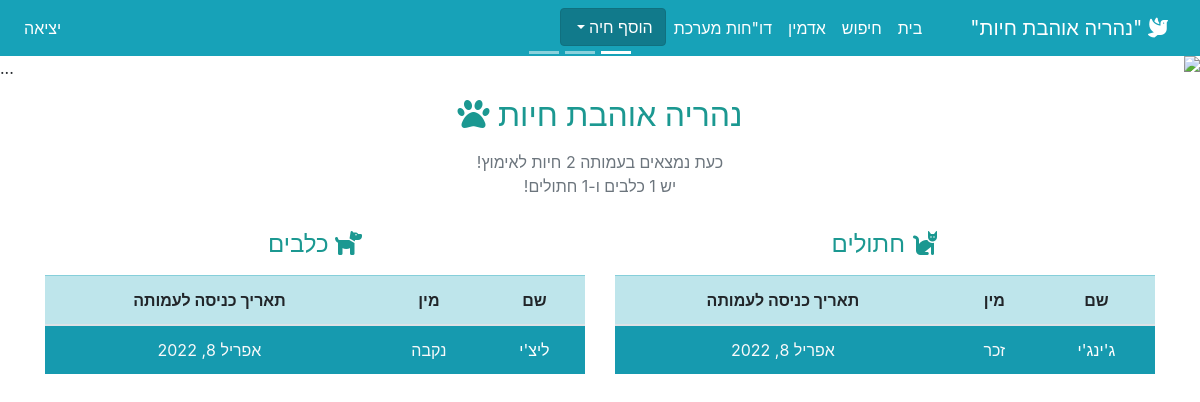
/, run on an earlier commit of the app's database.
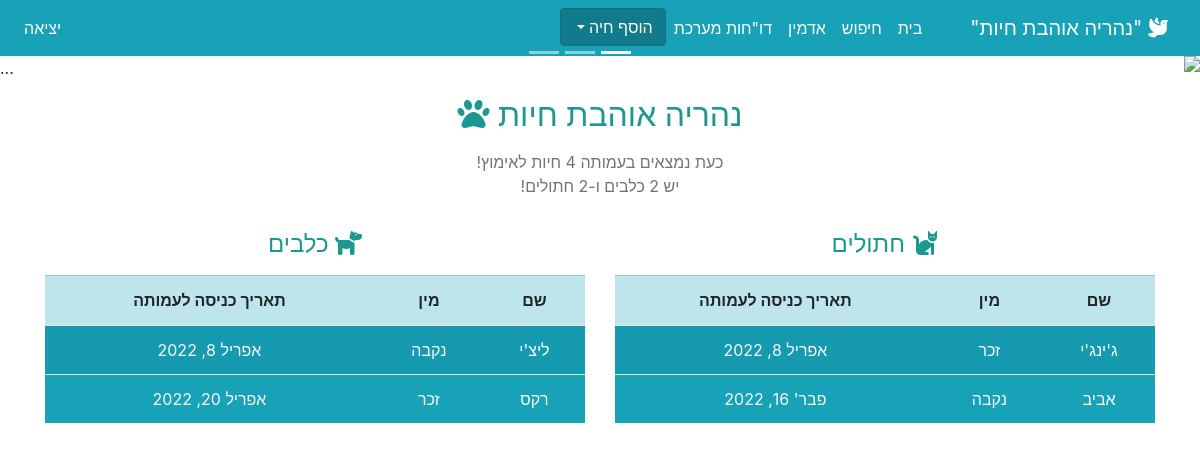
And on a later commit of the database.
### shelter/models.py (models this page shows, shortened)
class Cat(models.Model):
    id = models.AutoField(primary_key=True)
    name = models.CharField(max_length=255, verbose_name=_('שם'))
    birth_date = models.DateField(default=datetime.date.today, verbose_name=_('תאריך לידה'))
    gender = models.CharField(choices=GENDER_CHOICES, max_length=6, verbose_name=_('מין'))
    image = models.ImageField(upload_to='mediaCats/', default='media/generic_img.png', blank=True, verbose_name=_('הוסף תמונה'))
    description = models.TextField(max_length=360, verbose_name=_('תיאור החתול/ה'))
    location = models.CharField(choices=PLACES, max_length=20, verbose_name=_('מיקום'))
    acceptance_date = models.DateField(default=datetime.date.today, verbose_name=_('תאריך קבלה לעמותה'))
    story = models.TextField(max_length=255, blank=True, default=None, null=True, verbose_name=_('סיפור החתול/ה'))
    sterilization = models.DateField(default=None, verbose_name=_('סירוס/עיקור'))
    sterilization_approval = models.ImageField(upload_to='mediaCats/', blank=True, default=None, verbose_name=_('אישור סירוס/עיקור'))
    notebook = models.BooleanField(default=False, verbose_name=_('פנקס חיסונים'))
    vaccine_book_url = models.TextField(max_length=255, blank=True, default=None, null=True, verbose_name=_('קישור לפנקס חיסונים'))
    square_vaccine = models.BooleanField(default=False, verbose_name=_('חיסון מרובע'))
    ticks_fleas_treatment = models.DateField(default=None, verbose_name=_('טיפול קרציות ופרעושים'))
    next_treatment = models.DateField(default=None, verbose_name=_('תאריך הטיפול הבא'))
    next_treatment_comments = models.TextField(max_length=255, blank=True, default=None,null = True, verbose_name=_('הערות לטיפול הבא'))
    died = models.BooleanField(default=False, verbose_name=_('נפטר/ה'))
    death_reason = models.TextField(max_length=255, blank=True, default=None,null = True, verbose_name=_('סיבת פטירה'))
    death_date = models.DateField(blank=True, null = True, verbose_name=_('תאריך פטירה'))
    adopter_id = models.IntegerField(default=None,blank=True, null=True, verbose_name=_('ת.ז של המאמצ/ת'))

class Dog(models.Model):
    id = models.AutoField(primary_key=True)
    chip_number = models.IntegerField(blank=True, default=None, null=True, verbose_name=_('מספר שבב'))
    name = models.CharField(max_length=255, verbose_name=_('שם'))
    birth_date = models.DateField(default=datetime.date.today, verbose_name=_('תאריך לידה'))
    gender = models.CharField(choices=GENDER_CHOICES, max_length=6, verbose_name=_('מין'))
    image = models.ImageField(upload_to='mediaDogs/', default='media/generic_img.png', blank=True, verbose_name=_('הוסף תמונה'))
    size = models.CharField(choices=SIZE_CHOICES, max_length=255, verbose_name=_('גודל'))
    color = models.CharField(max_length=255, verbose_name=_('צבע'))
    description = models.TextField(max_length=255, blank=True, default=None, null = True, verbose_name=_('תיאור הכלב'))
    behaviour_description = models.TextField(max_length=255, blank=True, default=None, null=True,verbose_name=_('תיאור התנהגותי'))
    location = models.CharField(choices=PLACES, max_length=20, verbose_name=_('מיקום הכלב'))
    acceptance_date = models.DateField(default=datetime.date.today, verbose_name=_('תאריך קבלה לעמותה'))
    exit_date = models.DateField(default=datetime.date.today, verbose_name=_('תאריך יציאה מעמותה'))
    story = models.TextField(max_length=255, blank=True, default=None, null=True, verbose_name=_('סיפור הכלב'))
    clinic = models.TextField(max_length=255, blank=True, default=None, null=True, verbose_name=_('מרפאה וטרינרית'))
    sterilization = models.DateField(blank=True, null=True, verbose_name=_('סירוס/עיקור'))
    sterilization_approval = models.ImageField(upload_to='mediaDogs/', blank=True, default=None, verbose_name=_('אישור סירוס/עיקור'))
    notebook = models.BooleanField(default=False, verbose_name=_('יש פנקס חיסונים?'))
    vaccine_book_url = models.TextField(max_length=255, blank=True, default=None, null=True,verbose_name=_('קישור לפנקס חיסונים'))
    rabbies_vaccine = models.DateField(blank=True, null = True, verbose_name=_('חיסון כלבת'))
    next_treatment_rabies = models.DateField(blank=True, null=True, verbose_name=_('כלבת - תאריך הטיפול הבא'))
    rabies_vaccine_approval = models.ImageField(upload_to='mediaDogs/', null=False, default=None, verbose_name=_('אישור חיסון כלבת'))
    hexagonal_vaccine = models.DateField(blank=True, null = True, verbose_name=_('חיסון משושה'))
    next_treatment_hexagonal = models.DateField(blank=True, null = True, verbose_name=_('משושה - תאריך הטיפול הבא'))
    nonagonal_vaccine = models.DateField(blank=True, null = True, verbose_name=_('חיסון מתושע'))
    ocagonal_vaccine1 = models.DateField(blank=True, null = True, verbose_name=_('חיסון מתומן 1'))
    ocagonal_vaccine2 = models.DateField(blank=True, null = True, verbose_name=_('חיסון מתומן 2'))
    ocagonal_vaccine3 = models.DateField(blank=True, null = True, verbose_name=_('חיסון מתומן 3'))
    worming = models.DateField(blank=True, null = True, verbose_name=_('תילוע'))
    next_treatment_worming = models.DateField(blank=True, null=True, verbose_name=_('תילוע - תאריך הטיפול הבא'))
    simparica = models.DateField(blank=True, null = True, verbose_name=_('סימפריקה'))
    next_treatment_simparica = models.DateField(blank=True, null=True, verbose_name=_('סימפריקה - תאריך הטיפול הבא'))
    medical_comments = models.TextField(max_length=255, blank=True, default=None, null=True, verbose_name=_('הערות רפואיות'))
    next_treatment_comments = models.TextField(max_length=255, blank=True, default=None, null=True, verbose_name=_('הערות לטיפול הבא'))
    died = models.BooleanField(default=False, verbose_name=_('נפטר/ה'))
    death_date = models.DateField(blank=True, null=True, verbose_name=_('תאריך הפטירה'))
    death_reason = models.TextField(max_length=255, blank=True, default=None, null=True, verbose_name=_('סיבת פטירה'))
    adopter_id = models.IntegerField(default=None, blank=True, null=True, verbose_name=_('ת.ז. של המאמצ/ת'))
    adopter_name = models.TextField(max_length=255, blank=True, default=None, null=True, verbose_name=_('שם המאמצ/ת'))
    adoption_date = models.DateField(blank=True, null = True, verbose_name=_('תאריך אימוץ'))
    waiver_forms = models.TextField(max_length=255, blank=True, default=None, null=True, verbose_name=_('מסמך העברה'))
    returner_id = models.IntegerField(default=0, blank=True, null=True, verbose_name=_('ת.ז. של מחזיר הכלב/ה'))
    return_date = models.DateField(blank=True, null = True, verbose_name=_('תאריך החזרה'))
    reason_of_return = models.TextField(max_length=255, blank=True, default=None, null=True, verbose_name=_('סיבת ההחזרה'))
    giveaway_forms = models.TextField(max_length=255, blank=True, default=None, null=True, verbose_name=_('מסמך החזרה'))

### shelter/views.py (the view)
# urls.py: path('', views.home, name='home'),
def home(request):
    cats = Cat.objects.all()
    no_of_cats = len(cats)
    paginator1 = Paginator(cats, 3)
    page = request.GET.get('catpage')
    cats = paginator1.get_page(page)
    dogs = Dog.objects.all()
    no_of_dogs = len(dogs)
    paginator2 = Paginator(dogs, 3)
    page = request.GET.get('dogpage')
    dogs = paginator2.get_page(page)
    no_of_animals = no_of_cats + no_of_dogs
    return render(request, 'home.html', {'cats': cats,
                                         'dogs': dogs,
                                         'no_of_animals': no_of_animals,
                                         'no_of_dogs': no_of_dogs,
                                         'no_of_cats': no_of_cats})

### shelter/templates/home.html (shortened to what this page needs)
{% extends 'base.html' %} {% block content %}
<div id="carouselExampleCaptions" class="carousel slide" data-ride="carousel">
  <ol class="carousel-indicators">
    <li
      data-target="#carouselExampleCaptions"
      data-slide-to="0"
      class="active"
    ></li>
    <li data-target="#carouselExampleCaptions" data-slide-to="1"></li>
    <li data-target="#carouselExampleCaptions" data-slide-to="2"></li>
  </ol>
  <div class="carousel-inner">
    <div class="carousel-item active">
      <img
        src="https://source.unsplash.com/1400x240/?dog,cat"
        class="d-block w-100"
        alt="..."
      />
      <div class="carousel-caption d-none d-md-block">
      </div>
    </div>
  </div>
  <a
    class="carousel-control-prev"
    href="#carouselExampleCaptions"
    role="button"
    data-slide="prev"
  >
    <span class="carousel-control-prev-icon" aria-hidden="true"></span>
  </a>
  <a
    class="carousel-control-next"
    href="#carouselExampleCaptions"
    role="button"
    data-slide="next"
  >
    <span class="carousel-control-next-icon" aria-hidden="true"></span>
  </a>
</div>
<div class="container">
  <div class="row">
    <div class="col-md-12">
      <h2 class="text-center mt-3 mb-3" style="color: #1b9891;">
        נהריה אוהבת חיות <i class="fas fa-paw"></i>
      </h2>
      <p class="text-center text-muted">
        כעת נמצאים בעמותה {{no_of_animals}} חיות לאימוץ!
      <br>
        יש {{no_of_dogs}} כלבים ו-{{no_of_cats}} חתולים!
      </p>
    </div>
  </div>
  <div class="row">
    <div class="col-md-6">
      <h4 class="text-center mt-3 mb-3" style="color: #1b9891;">
        <i class="fas fa-cat"></i> חתולים
      </h4>
      <table class="table table-striped text-center">
        <thead class="table-info">
          <tr>
            <th scope="col">שם</th>
            <th scope="col">מין</th>
            <th scope="col">תאריך כניסה לעמותה</th>
          </tr>
        </thead>
        <tbody class="bg-info">
          {% for cat in cats %}
          <tr class="text-light">
            <td><a href="../cat/{{cat.id}}"><div style="color: white; height:100%; width:100%"> {{cat.name}} </div></a></td>
            <td>{{ cat.get_gender_display }}</td>
            <td>{{ cat.acceptance_date }}</td>
          </tr>
          {% endfor %}
        </tbody>
      </table>
    </div>
    <div class="col-md-6">
      <h4 class="text-center mt-3 mb-3" style="color: #1b9891;">
        <i class="fas fa-dog"></i> כלבים
      </h4>
      <table class="table table-striped text-center" >
        <thead class="table-info" >
          <tr>
            <th scope="col">שם</th>
            <th scope="col">מין</th>
            <th scope="col">תאריך כניסה לעמותה</th>
          </tr>
        </thead>
        <tbody class="bg-info">
          {% for dog in dogs %}
          <tr class="text-light">
          <td><a href="../dog/{{dog.id}}"><div style="color: white; height:100%;width:100%"> {{dog.name}} </div></a></td>
            <td>{{ dog.get_gender_display }}</td>
            <td>{{ dog.acceptance_date }}</td>
          </tr>
          {% endfor %}
        </tbody>
      </table>
    </div>
  </div>
</div>
{% endblock content %}

What changed in the data, as far as the page shows it:
added Cat: name "אביב", gender "נקבה", acceptance_date "פבר' 16, 2022"
added Dog: name "רקס", gender "זכר", acceptance_date "אפריל 20, 2022"
